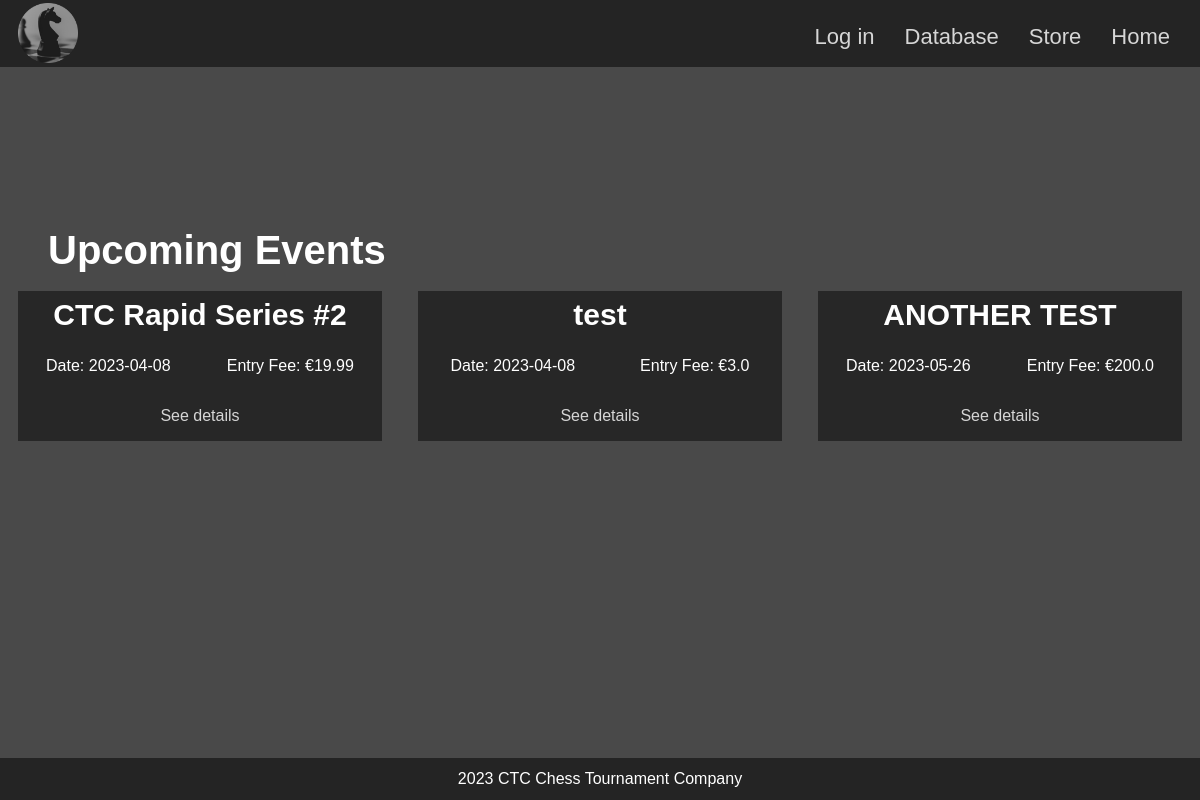
/store, run on an earlier commit of the app's database.
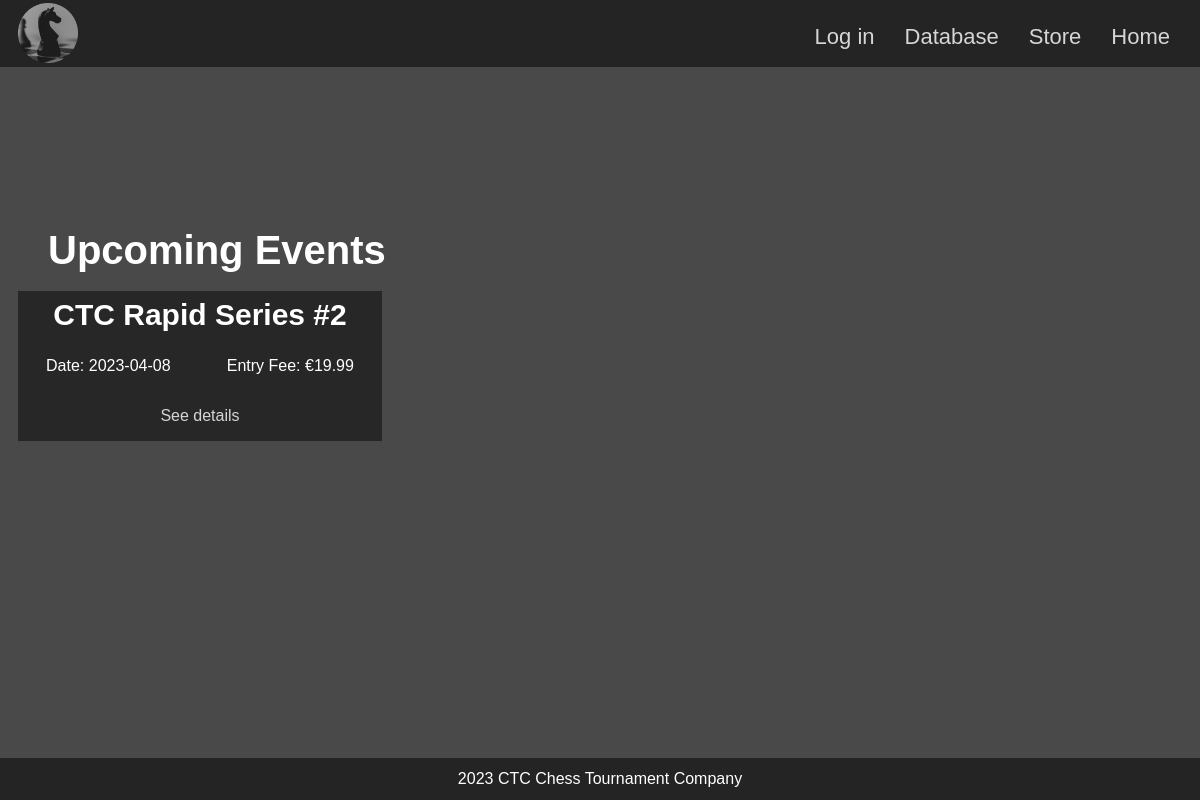
And on a later commit of the database.
### tables this page shows
CREATE TABLE tournaments
(
    tournament_id INTEGER PRIMARY KEY AUTOINCREMENT,
    name TEXT NOT NULL,
    date TEXT NOT NULL,
    start_time TEXT NOT NULL,
    entry_fee REAL NOT NULL,
    prize_money REAL NOT NULL,
    description TEXT NOT NULL,
    winner TEXT
);

### app.py (the view)
@app.route("/store")
def store():
    db = get_db()
    tournaments = db.execute("""SELECT * FROM tournaments
                                WHERE date >= date('now') ORDER BY date ASC;""").fetchall()
    return render_template("store.html", tournaments=tournaments, title="Store - Chess Tournaments")

### app.py (called while the page is built)
@app.before_request
def logged_in_user():
    g.user = session.get("username", None)

### database.py (called while the page is built)
def get_db():
    if "db" not in g:
        g.db = sqlite3.connect(DATABASE,
            detect_types=sqlite3.PARSE_DECLTYPES
        )
        g.db.row_factory = sqlite3.Row
    return g.db

### templates/store.html
{% extends "base.html" %}
{% block main_content %}
<section id="upcoming-events-wrap">
<h1>Upcoming Events</h1>
<section id="upcoming-events">
    {% for tournament in tournaments %}
        <section>
            <h2>{{ tournament["name"] }}</h2>
            <p>Date: {{ tournament["date"] }}</p>
            <p>Entry Fee: €{{ tournament["entry_fee"] }}</p>
            <p><a href="{{ url_for('tournament_details', tournament_id=tournament['tournament_id'])}}">See details</a></p>
        </section>
    {% endfor %}
</section>
</section>
{% endblock %}

What changed in the data, as far as the page shows it:
removed tournaments: name "test", date "2023-04-08", entry_fee "3.0"
removed tournaments: name "ANOTHER TEST", date "2023-05-26", entry_fee "200.0"
